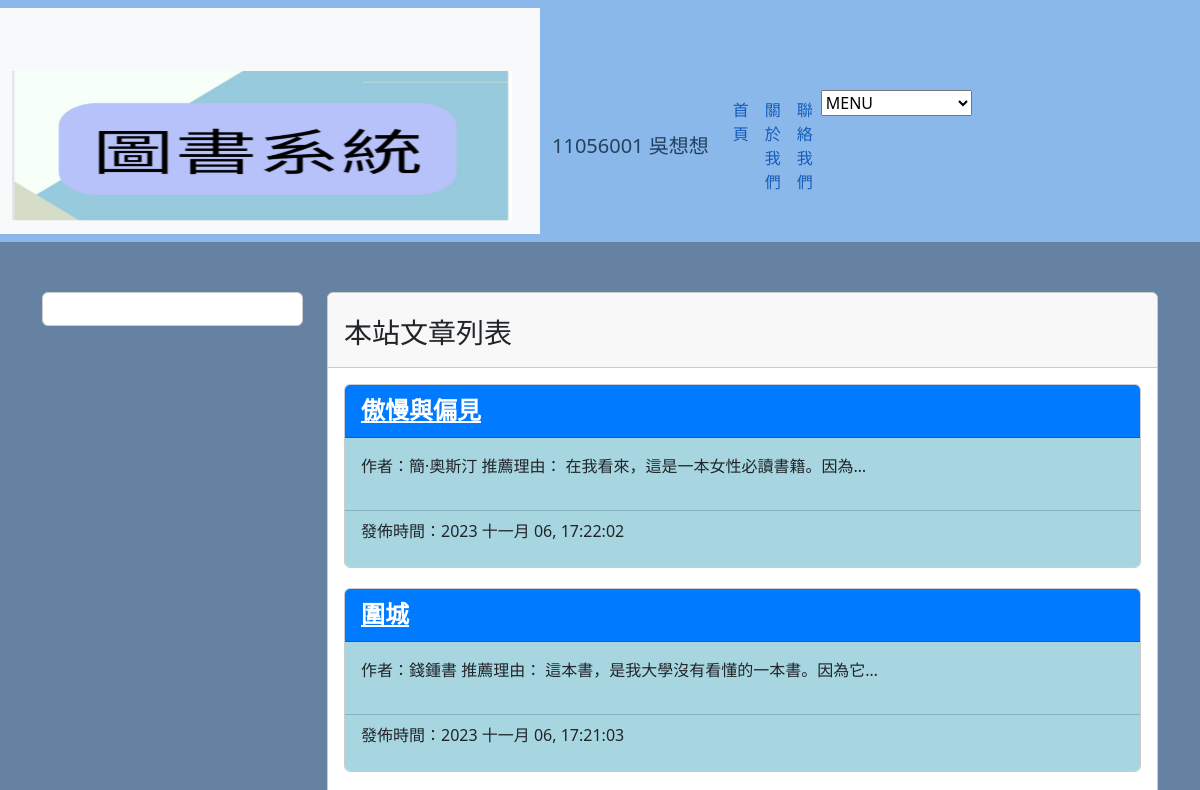
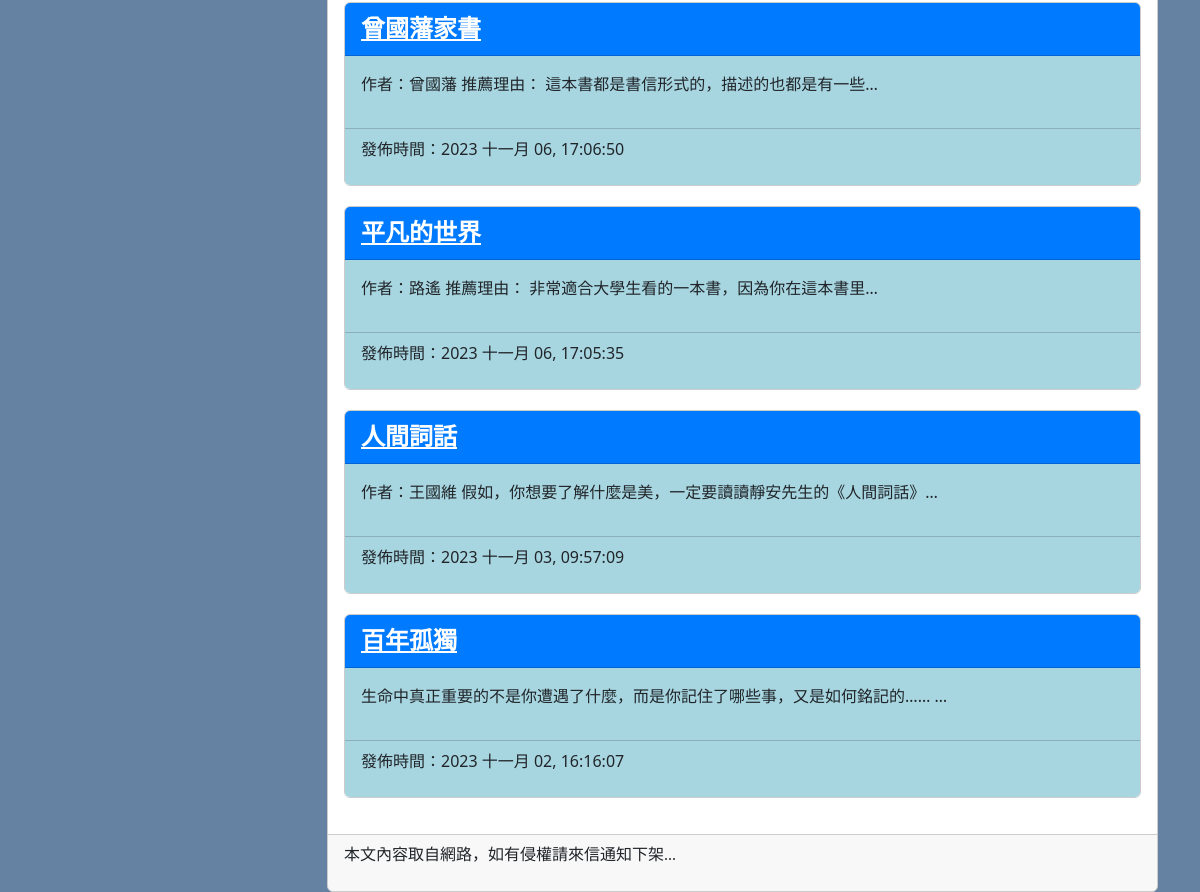
The app's page /, older data (2 pictures, top to bottom).
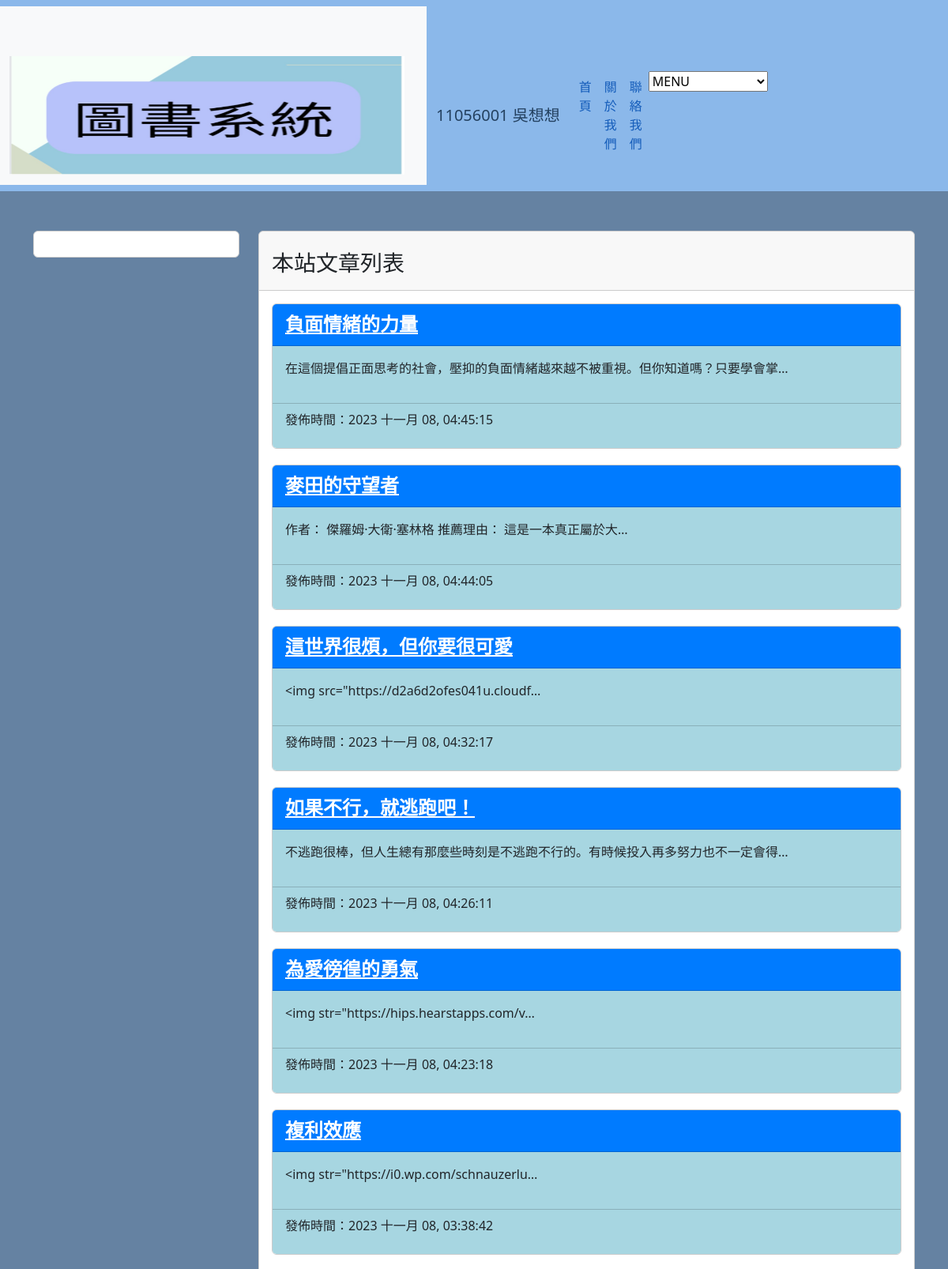
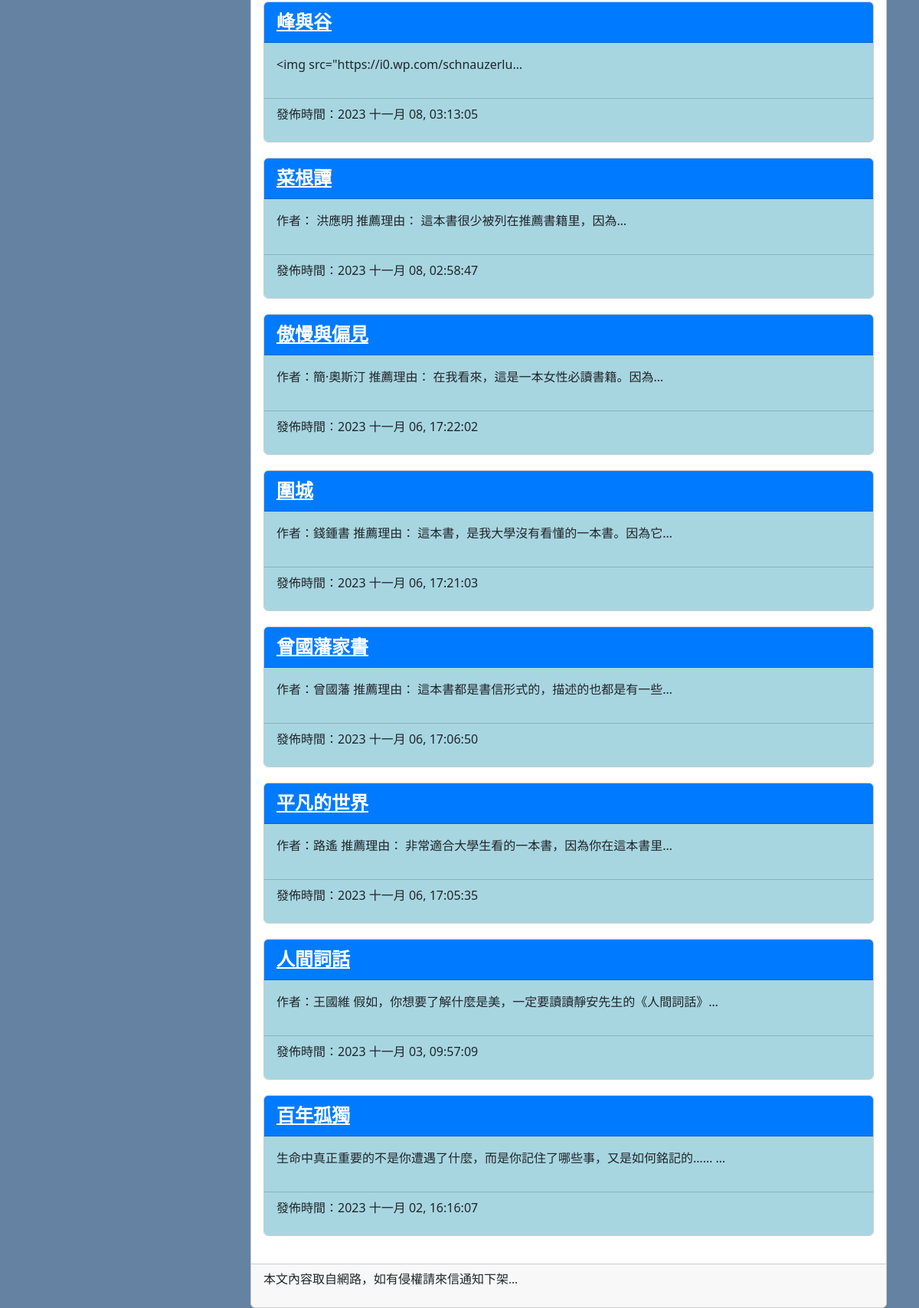
The same page, newer data (2 pictures, top to bottom).
### book/models.py (models this page shows, shortened)
class Postbb(models.Model):
    title = models.CharField(max_length=200)
    slug = models.SlugField()  # 确保slug字段是SlugField类型
    body = models.TextField()  # 确保body字段是TextField类型
    pub_date = models.DateTimeField(auto_now_add=True)
    class Meta:
        ordering = ('-pub_date', )

### book/views.py (the view)
# urls.py: path('', homepage, name="homepage"),
def homepage(request):
    posts = Postbb.objects.all()
    now = datetime.now()
    return render(request, 'index.html', {'posts':posts})

### templates/index.html (shortened to what this page needs)
{% extends 'base2.html' %}
{% load static %}
{% block headmessage %}
<h3 style="font-family:微軟正黑體;">本站文章列表</h3>
{% endblock headmessage %}
{% block content %}
{% for post in posts %}
<div class="card" style="margin-bottom: 20px;">
    <div class="card-header" style="background-color: #007bff;">
        <a href="/post/{{post.slug}}" style="font-family:微軟正黑體; font-size:18pt; font-weight:bold; color: #ffffff;">{{post.title}}</a>
    </div>
    <div class='card-body' style='background-color:#a7d6e1;'>
        <p>
            {{ post.body | truncatechars:40 }}
        </p>
    </div>
    <div class='card-footer'  style='background-color:#a7d6e1;'>
        <p>
            發佈時間：{{ post.pub_date | date:"Y M d, H:i:s"}}
        </p>
    </div>
</div>
{% endfor %}
{% endblock %}

### templates/base2.html (shortened to what this page needs)
<!DOCTYPE html>
<html lang="en">
<head>
    <link href="https://cdn.jsdelivr.net/npm/bootstrap@5.3.2/dist/css/bootstrap.min.css" rel="stylesheet">
</head>
<body>
    <nav class="navbar navbar-expand-lg navbar-dark" >
        <nav class="navbar navbar-expand-lg navbar-light bg-light">
            <div class="container">
                <a class="navbar-brand" href="#">
                    <img src="/static/images/abcd.jpg" width="500" height="150" class="d-inline-block align-top" alt="Navbar Logo">
                </a>
            </nav>
        <div class="container">
            <a class="navbar-brand" href="#">11056001 吳想想</a>
            <div class="collapse navbar-collapse" id="navbarNav">
                <ul class="navbar-nav ml-auto">
                    <li class="nav-item">
                        <a class="nav-link" href="/">首頁</a>
                    </li>
                    <li class="nav-item">
                        <a class="nav-link" href="#">關於我們</a>
                    </li>
                    <li class="nav-item">
                        <a class="nav-link" href="#">聯絡我們</a>
                    </li>
                    <div class="nav-item">
                    <li class="nav-item ml-auto">
                        <select id="pages" class="custom-select" onchange="window.location.href=this.value;">
                            <option value="">MENU</option>
                        </select>
                    </li>
                    </div>
                    <div class="container">
                    </div>
                </ul>
            </div>
        </div>
    </nav>
    <div class="container">
        <div class="row">
            <div class="col-sm-12 col-md-3">
                <div class="card">
                    <div class="card-body">
                    </div>
                </div>
            </div>
            <div class="col-sm-12 col-md-9">
                <div class="card">
                    <div class="card-header">
                        {% block headmessage %}
                        {% endblock %}
                    </div>
                    <div class="card-body">
                        {% block content %} {% endblock %}
                    </div>
                    <div class="card-footer">
                        {% include 'footer.html' %}
                    </div>
                </div>
            </div>
        </div>
    </div>
</body>
</html>

### templates/footer.html
{% block footer %}
    {% if now %}
    <p style='font-family:微軟正黑體;'>現在時刻：{{ now }}</p>
    {% else %}
    <p style='font-family:微軟正黑體;'>本文內容取自網路，如有侵權請來信通知下架...</p>
    {% endif %}
{% endblock %}

### templates/base2.html (style rules this page uses)
body { background-color: rgba(97, 127, 160, 0.973) ; }
.navbar { background-color: rgb(139, 184, 234); }
.navbar-brand { color: #17314ee3; }
.navbar-nav .nav-link { color:rgb(20, 92, 186); }
.container { margin-top: 50px; }
.card { border: 1px solid #ccc; }

Row changes from the older to the newer data that the page shows:
added Postbb: title "負面情緒的力量", body "在這個提倡正面思考的社會，壓抑的負面情緒越來越不被重視。但你知道嗎？只要學會掌…", pub_date "2023 十一月 08, 04:45:15"
added Postbb: title "麥田的守望者", body "作者： 傑羅姆·大衛·塞林格 推薦理由： 這是一本真正屬於大…", pub_date "2023 十一月 08, 04:44:05"
added Postbb: title "這世界很煩，但你要很可愛", body "<img src=\"https://d2a6d2ofes041u.cloudf…", pub_date "2023 十一月 08, 04:32:17"
added Postbb: title "如果不行，就逃跑吧！", body "不逃跑很棒，但人生總有那麼些時刻是不逃跑不行的。有時候投入再多努力也不一定會得…", pub_date "2023 十一月 08, 04:26:11"
added Postbb: title "為愛徬徨的勇氣", body "<img str=\"https://hips.hearstapps.com/v…", pub_date "2023 十一月 08, 04:23:18"
added Postbb: title "複利效應", body "<img str=\"https://i0.wp.com/schnauzerlu…", pub_date "2023 十一月 08, 03:38:42"
added Postbb: title "峰與谷", body "<img src=\"https://i0.wp.com/schnauzerlu…", pub_date "2023 十一月 08, 03:13:05"
added Postbb: title "菜根譚", body "作者： 洪應明 推薦理由： 這本書很少被列在推薦書籍里，因為…", pub_date "2023 十一月 08, 02:58:47"
